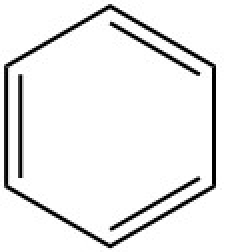
#> input picture opencv/chemistry/benzene01.jpg, 113 x 126 px (shown 2 times larger)
$ python Hough_chem.py   (Python 2 division)
#> lines starting #> are read from the running program, lines starting #| are printed output that depends on the picture; after the words box and inside, x2 and y2 are one past the last pixel; in counts of white or black regions, pixels touching at a corner belong together
#__author__ = 'James'
#-*-coding:utf-8-*-

import cv2
import numpy as np

font = cv2.FONT_HERSHEY_SIMPLEX

#霍夫直线变换
def Hough_line_transform():
    img = cv2.imread('benzene4.jpg')
    gray = cv2.cvtColor(img,cv2.COLOR_BGR2GRAY)
    #cv2.Canny(image, threshold1, threshold2[, edges[, apertureSize[, L2gradient]]]) → edges
    # edges = cv2.Canny(gray,50,150,apertureSize = 3)
    ret, edges = cv2.threshold(gray, 55, 255, cv2.THRESH_BINARY_INV)

    #cv2.HoughLines(image, rho, theta, threshold[, lines[, srn[, stn]]]) → lines
    #rho – Distance resolution of the accumulator in pixels.
    #theta – Angle resolution of the accumulator in radians
    #Accumulator threshold parameter. Only those lines are returned that get enough votes (>threshold)
    lines = cv2.HoughLines(edges,1,np.pi/180,30)
    print len(lines)
    find_benzene(lines)
    for i in range(len(lines)):
        for rho,theta in lines[i]:
            a = np.cos(theta)
            b = np.sin(theta)
            x0 = a*rho
            y0 = b*rho
            x1 = int(x0 + 1000*(-b))
            y1 = int(y0 + 1000*(a))
            x2 = int(x0 - 1000*(-b))
            y2 = int(y0 - 1000*(a))

            cv2.line(img,(x1,y1),(x2,y2),(0,0,255),1)

    return img

#概率性霍夫变换 is an optimization of Hough Transform we saw.
# It doesn’t take all the points into consideration, instead
# take only a random subset of points and that is sufficient for line detection
def probabilistic_hough_transform(path, min_LineLength, max_LineGap):
#> called with path = 'benzene01.jpg', min_LineLength = 40, max_LineGap = 8
    img = cv2.imread(path)
#> img is the input picture: shape (126, 113, 3); min 0, max 255, mean 236.3
    gray = cv2.cvtColor(img,cv2.COLOR_BGR2GRAY)
    # edges = cv2.Canny(gray,50,150,apertureSize = 3)
    ret, bin = cv2.threshold(gray, 55, 255, cv2.THRESH_BINARY_INV)
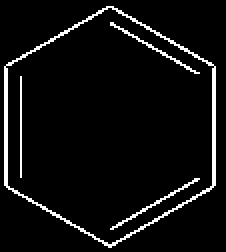
#> bin: shape (126, 113) (shown 2 times larger); 5.6% white in thin lines or dots
    minLineLength = min_LineLength     #Minimum length of line. Line segments shorter than this are rejected
    maxLineGap = max_LineGap     #Maximum allowed gap between line segments to treat them as single line

    lines = cv2.HoughLinesP(bin,1,np.pi/180,min_LineLength,minLineLength,maxLineGap)
#> lines = [[3, 93, 3, 34], [78, 24, 95, 34], [55, 3, 107, 33], [30, 108, 48, 119], [106, 93, 106, 34], [2, 92, 2, 33], [74, 112, 105, 93], [22, 22, 54, 3], [107, 92, 107, 34], [10, 88, 10, 38], [65, 108, 75, 102], [55, 11, 66, 18]]
    # print len(lines)
    find_benzene(lines)
    for i in range(len(lines)):
        for x1,y1,x2,y2 in lines[i]:
            # print (x1,y1),(x2,y2)
            cv2.line(img,(x1,y1),(x2,y2),(0,0,255),1)
            # cv2.putText(img, str((x1,y1)), (x1,y1), font, 0.3, (255,0,0),1)
            # cv2.putText(img, str((x2,y2)), (x2,y2), font, 0.3, (255,0,0),1)
            cv2.putText(img, str((min_LineLength,max_LineGap, len(lines))), (10,10), font, 0.3, (255,0,0),1)
    return img

def find_benzene(lines):
    list=[]
    for i in range(len(lines)):
        for x1,y1,x2,y2 in lines[i]:
            x1=float(x1)
            y1=float(y1)
            x2=float(x2)
            y2=float(y2)
            if (x2-x1)!=0: slope=(y2-y1)/(x2-x1)
            else: slope='inf'
            list.append((slope,(x1,y1),(x2,y2)))
#> this loop made 12 passes
#> after the loop, list = 12 items
    print len(list)
#| 12
    print list
#> (printed output is left out)
    for item in list:
        slope = item[0]     #斜率
        spoint = item[1]    #起点坐标
        epoint = item[2]    #终点坐标
        x1 = spoint[0]
        y1 = spoint[1]
        x2 = epoint[0]
        y2 = epoint[1]
        for item2 in list:
            if item==item2: continue
            slope2 = item2[0]
            spoint2 = item2[1]
            epoint2 = item2[2]
            x21 = spoint2[0]
            y21 = spoint2[1]
            x22 = epoint2[0]
            y22 = epoint2[1]
            if slope=='inf' and slope==slope2:  #若垂直于x轴
                if x21==x1 and y21!=y1:         #若不是同一条线
                    list.remove(item)
                    list.remove(item2)
                    list.append((slope,(x1,y1 if y1<y21 else y21),(x2, y22 if y22>y2 else y2)))     #合并
                if x1!=x21 and abs(x1-x21)<=4:
                    list.remove(item2)
            elif slope!='inf' and slope2!='inf' and abs(slope-slope2)<0.05:
                check_slope = (y21-y2)/(x21-x2)
                if abs(check_slope)<=0.01:
                    list.remove(item)
                    list.remove(item2)
                    list.append((slope,(min(x1,x2,x21,x22),min(y1,y2,y21,y22)),(max(x1,x2,x21,x22),max(y1,y2,y21,y22))))
#> this loop made 10 passes
#> (slope, x1, y1, x2, y2) on passes 1 to 10: ('inf', 3, 93, 3, 34), (0.588, 78, 24, 95, 34), (0.577, 55, 3, 107, 33), (0.611, 30, 108, 48, 119), ('inf', 106, 93, 106, 34), (-0.613, 74, 112, 105, 93), (-0.594, 22, 22, 54, 3), ('inf', 10, 88, 10, 38), (-0.6, 65, 108, 75, 102), (0.636, 55, 11, 66, 18)
#> after the loop, list = 10 items
    print len(list)
#| 10
    print list
#> (printed output is left out)

if __name__=='__main__':
    # img = Hough_line_transform()
    img = probabilistic_hough_transform('benzene01.jpg', 40, 8)
#> the loop in probabilistic_hough_transform, `for i in range(len(lines)):` made 12 passes
#> after the loop in probabilistic_hough_transform, `for i in range(len(lines)):`:
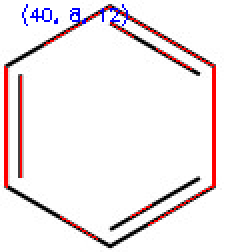
#> img: shape (126, 113, 3) (shown 2 times larger); 3.99% of pixels changed, all inside (x1, y1, x2, y2) = (2, 2, 108, 120)
    # cv2.imshow('image',img)
    # cv2.waitKey(0)
    # cv2.destroyAllWindows()

$ run again, with opencv/chemistry/benzene-ring2.jpg copied over opencv/chemistry/benzene01.jpg
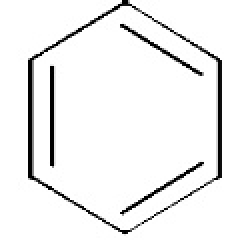
#> input picture opencv/chemistry/benzene-ring2.jpg, 120 x 120 px (shown 2 times larger)
#> in probabilistic_hough_transform, img is the input picture: shape (120, 120, 3); min 0, max 255, mean 240.1
#> in probabilistic_hough_transform, `ret, bin = cv2.threshold(gray, 55, 255, cv2.THRESH_BINARY_INV)`:
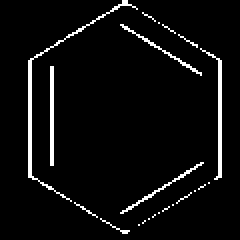
#> bin: shape (120, 120) (shown 2 times larger); 4.7% white in thin lines or dots, all inside (x1, y1, x2, y2) = (14, 0, 111, 117)
#> lines = [[110, 88, 110, 30], [26, 82, 26, 33], [109, 88, 109, 29], [15, 88, 15, 29], [25, 77, 25, 33], [14, 88, 14, 30], [60, 106, 101, 81], [34, 18, 63, 0], [89, 30, 100, 37], [16, 88, 35, 100]]
#> the loop in find_benzene, `for i in range(len(lines)):` made 10 passes
#> after the loop in find_benzene, `for i in range(len(lines)):`: list = 10 items
#| 10
#> (printed output is left out)
#> the loop in find_benzene, `for item in list:` made 7 passes
#> (slope, x1, y1, x2, y2) on passes 1 to 7: ('inf', 110, 88, 110, 30), ('inf', 26, 82, 26, 33), ('inf', 15, 88, 15, 29), (-0.61, 60, 106, 101, 81), (-0.621, 34, 18, 63, 0), (0.636, 89, 30, 100, 37), (0.632, 16, 88, 35, 100)
#> after the loop in find_benzene, `for item in list:`: list = [('inf', (110, 88), (110, 30)), ('inf', (26, 82), (26, 33)), ('inf', (15, 88), (15, 29)), (-0.61, (60, 106), (101, 81)), (-0.621, (34, 18), (63, 0)), (0.636, (89, 30), (100, 37)), (0.632, (16, 88), (35, 100))]
#| 7
#> (printed output is left out)
#> the loop in probabilistic_hough_transform, `for i in range(len(lines)):` made 10 passes
#> after the loop in probabilistic_hough_transform, `for i in range(len(lines)):`:
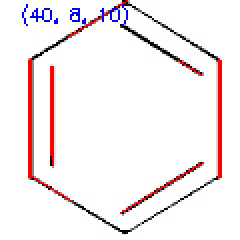
#> img: shape (120, 120, 3) (shown 2 times larger); 3.76% of pixels changed, all inside (x1, y1, x2, y2) = (11, 0, 111, 107)
